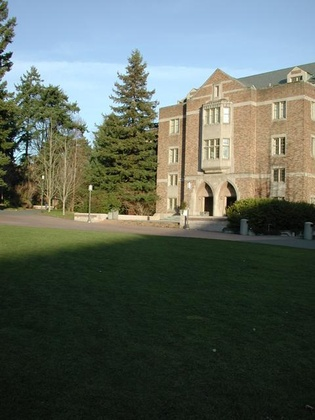
%> input picture Images/campus_011.jpg, 315 x 420 px, shrunk from 480 x 640 before the run
$ octave --eval "result = sift_mosaic;"   (GNU Octave 9; MATLAB toolbox functions it lacks are replaced by stand-ins)
%> lines starting %> are read from the running program, lines starting %| are printed output that depends on the picture
function mosaic = sift_mosaic
% SIFT_MOSAIC Demonstrates matching two images using SIFT and RANSAC
%
%   SIFT_MOSAIC demonstrates matching two images based on SIFT
%   features and RANSAC and computing their mosaic.
%
%   SIFT_MOSAIC by itself runs the algorithm on two standard test
%   images. Use SIFT_MOSAIC(IM1,IM2) to compute the mosaic of two
%   custom images IM1 and IM2.

% AUTORIGHTS


  im1 = imread('Images/campus_011.jpg') ;
%> im1 is the input picture: size 420x315x3 uint8; mean R, G, B 91.7, 100.8, 91.1
  im2 = imread('Images/campus_010.jpg') ;
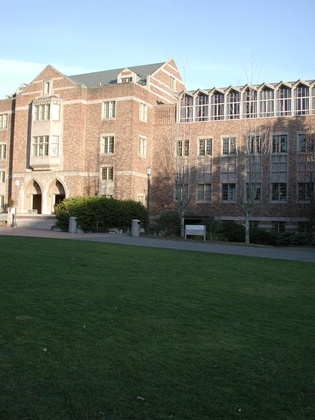
%> input picture Images/campus_010.jpg, 315 x 420 px, shrunk from 480 x 640 before the run
%> im2 is the input picture: size 420x315x3 uint8; mean R, G, B 106.1, 115.4, 108
%  im3 = imread('Images/campus_09.jpg') ;

% make single
im1 = im2single(im1) ;
%> im1: size 420x315x3 single
im2 = im2single(im2) ;
%> im2: size 420x315x3 single
%im3 = im2single(im3) ;

% make grayscale
if size(im1,3) > 1, im1g = rgb2gray(im1) ; else im1g = im1 ; end
%> after `im1g = rgb2gray(im1)`:
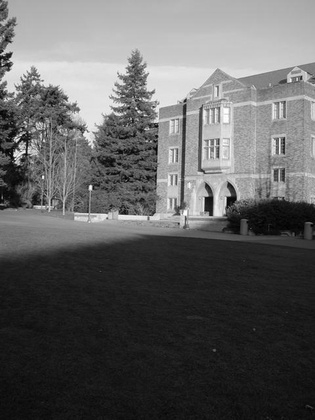
%> im1g: size 420x315 single; min 0.0023, max 0.997, mean 0.38
if size(im2,3) > 1, im2g = rgb2gray(im2) ; else im2g = im2 ; end
%> after `im2g = rgb2gray(im2)`:
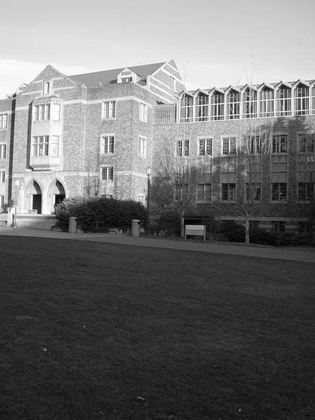
%> im2g: size 420x315 single; min 0.0023, max 1, mean 0.438
%if size(im3,3) > 1, im3g = rgb2gray(im3) ; else im3g = im3 ; end

% --------------------------------------------------------------------
%                                                         SIFT matches
% --------------------------------------------------------------------

%> (the run ends here)
